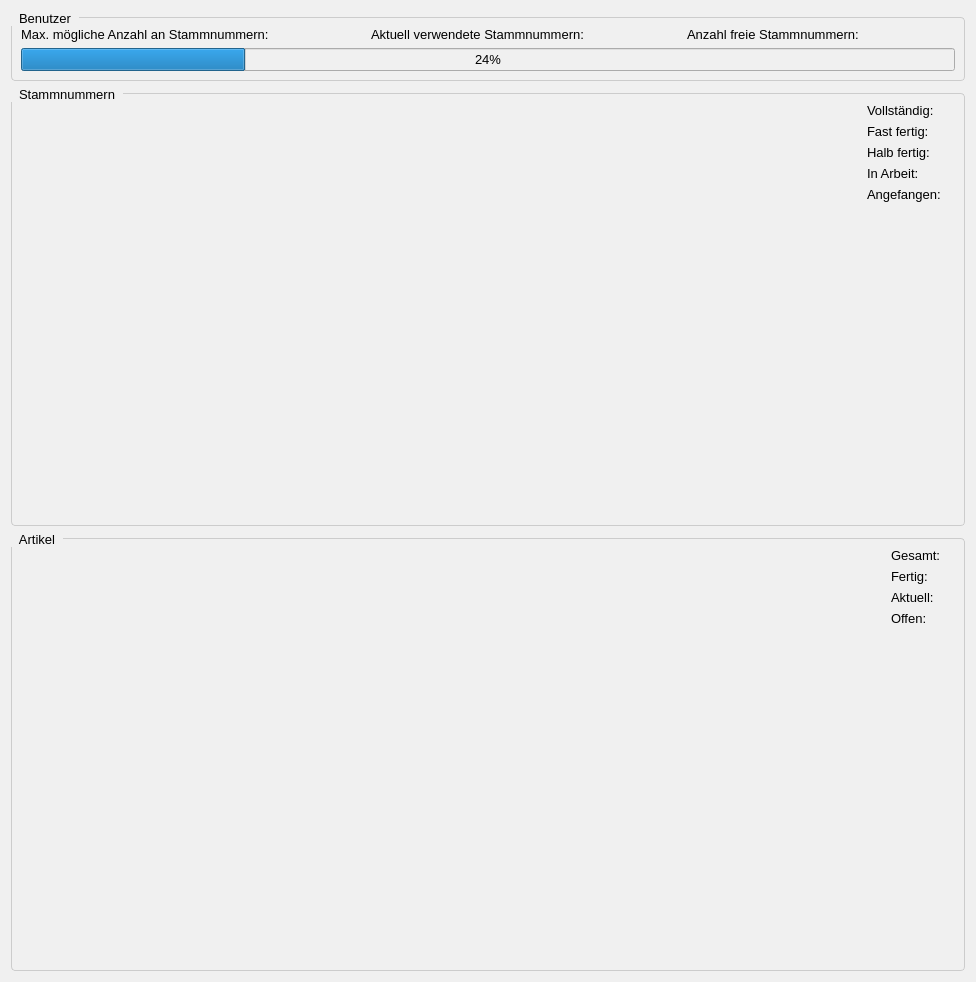
<?xml version="1.0" encoding="UTF-8"?>
<ui version="4.0">
 <class>MarketStatistics</class>
 <widget class="QWidget" name="MarketStatistics">
  <property name="geometry">
   <rect>
    <x>0</x>
    <y>0</y>
    <width>976</width>
    <height>982</height>
   </rect>
  </property>
  <property name="windowTitle">
   <string>Statistik</string>
  </property>
  <property name="styleSheet">
   <string>QWidget { font-family: &quot;Segoe UI&quot;, sans-serif; font-size: 10pt; background-color: #f0f0f0; }
QPushButton { border: none; padding: 6px 12px; border-radius: 4px; background-color: #0078d7; color: white; }
QPushButton:hover { background-color: #005a9e; }
QGroupBox { border: 1px solid #cccccc; border-radius: 4px; margin-top: 6px; }
QGroupBox::title { subcontrol-origin: margin; subcontrol-position: top left; padding: 0 6px; }
</string>
  </property>
  <layout class="QVBoxLayout" name="verticalLayout_2">
   <item>
    <widget class="QGroupBox" name="groupBoxUsers">
     <property name="title">
      <string>Benutzer</string>
     </property>
     <layout class="QVBoxLayout" name="verticalLayout">
      <item>
       <layout class="QHBoxLayout" name="horizontalLayout">
        <item>
         <widget class="QLabel" name="labelUserCount">
          <property name="text">
           <string>Max. mögliche Anzahl an Stammnummern:</string>
          </property>
         </widget>
        </item>
        <item>
         <widget class="QLabel" name="valueUserCount"/>
        </item>
        <item>
         <widget class="QLabel" name="labelUserCurrent">
          <property name="text">
           <string>Aktuell verwendete Stammnummern:</string>
          </property>
         </widget>
        </item>
        <item>
         <widget class="QLabel" name="valueUserCurrent"/>
        </item>
        <item>
         <widget class="QLabel" name="labelUserMax">
          <property name="text">
           <string>Anzahl freie Stammnummern:</string>
          </property>
         </widget>
        </item>
        <item>
         <widget class="QLabel" name="valueUserMax"/>
        </item>
       </layout>
      </item>
      <item>
       <widget class="QProgressBar" name="progressUsers">
        <property name="value">
         <number>24</number>
        </property>
       </widget>
      </item>
     </layout>
    </widget>
   </item>
   <item>
    <widget class="QGroupBox" name="groupBoxMainNumbers">
     <property name="title">
      <string>Stammnummern</string>
     </property>
     <layout class="QHBoxLayout" name="horizontalLayout_2">
      <item>
       <widget class="QChartView" name="chartMainNumbers" native="true">
        <property name="sizePolicy">
         <sizepolicy hsizetype="Expanding" vsizetype="Expanding">
          <horstretch>0</horstretch>
          <verstretch>0</verstretch>
         </sizepolicy>
        </property>
        <property name="minimumSize">
         <size>
          <width>0</width>
          <height>100</height>
         </size>
        </property>
       </widget>
      </item>
      <item>
       <layout class="QFormLayout" name="formLayoutMainNumbers">
        <item row="0" column="0">
         <widget class="QLabel" name="labelCompleteNums">
          <property name="text">
           <string>Vollständig:</string>
          </property>
         </widget>
        </item>
        <item row="0" column="1">
         <widget class="QLabel" name="valueCompleteNums"/>
        </item>
        <item row="1" column="0">
         <widget class="QLabel" name="labelAlmostNums">
          <property name="text">
           <string>Fast fertig:</string>
          </property>
         </widget>
        </item>
        <item row="1" column="1">
         <widget class="QLabel" name="valueAlmostNums"/>
        </item>
        <item row="2" column="0">
         <widget class="QLabel" name="labelHalfNums">
          <property name="text">
           <string>Halb fertig:</string>
          </property>
         </widget>
        </item>
        <item row="2" column="1">
         <widget class="QLabel" name="valueHalfNums"/>
        </item>
        <item row="3" column="0">
         <widget class="QLabel" name="labelInProgressNums">
          <property name="text">
           <string>In Arbeit:</string>
          </property>
         </widget>
        </item>
        <item row="3" column="1">
         <widget class="QLabel" name="valueInProgressNums"/>
        </item>
        <item row="4" column="0">
         <widget class="QLabel" name="labelStartedNums">
          <property name="text">
           <string>Angefangen:</string>
          </property>
         </widget>
        </item>
        <item row="4" column="1">
         <widget class="QLabel" name="valueStartedNums"/>
        </item>
       </layout>
      </item>
     </layout>
    </widget>
   </item>
   <item>
    <widget class="QGroupBox" name="groupBoxArticles">
     <property name="title">
      <string>Artikel</string>
     </property>
     <layout class="QHBoxLayout" name="horizontalLayout_3">
      <item>
       <widget class="QChartView" name="chartArticles" native="true">
        <property name="sizePolicy">
         <sizepolicy hsizetype="Expanding" vsizetype="Expanding">
          <horstretch>0</horstretch>
          <verstretch>0</verstretch>
         </sizepolicy>
        </property>
        <property name="minimumSize">
         <size>
          <width>0</width>
          <height>100</height>
         </size>
        </property>
       </widget>
      </item>
      <item>
       <layout class="QFormLayout" name="formLayoutArticles">
        <item row="0" column="0">
         <widget class="QLabel" name="labelTotal">
          <property name="text">
           <string>Gesamt:</string>
          </property>
         </widget>
        </item>
        <item row="0" column="1">
         <widget class="QLabel" name="valueTotal"/>
        </item>
        <item row="1" column="0">
         <widget class="QLabel" name="labelComplete">
          <property name="text">
           <string>Fertig:</string>
          </property>
         </widget>
        </item>
        <item row="1" column="1">
         <widget class="QLabel" name="valueComplete"/>
        </item>
        <item row="2" column="0">
         <widget class="QLabel" name="labelPartial">
          <property name="text">
           <string>Aktuell:</string>
          </property>
         </widget>
        </item>
        <item row="2" column="1">
         <widget class="QLabel" name="valuePartial"/>
        </item>
        <item row="3" column="0">
         <widget class="QLabel" name="labelOpen">
          <property name="text">
           <string>Offen:</string>
          </property>
         </widget>
        </item>
        <item row="3" column="1">
         <widget class="QLabel" name="valueOpen"/>
        </item>
       </layout>
      </item>
     </layout>
    </widget>
   </item>
  </layout>
 </widget>
 <customwidgets>
  <customwidget>
   <class>QChartView</class>
   <extends>QWidget</extends>
   <header>PySide6.QtCharts</header>
  </customwidget>
 </customwidgets>
 <resources/>
 <connections/>
</ui>
